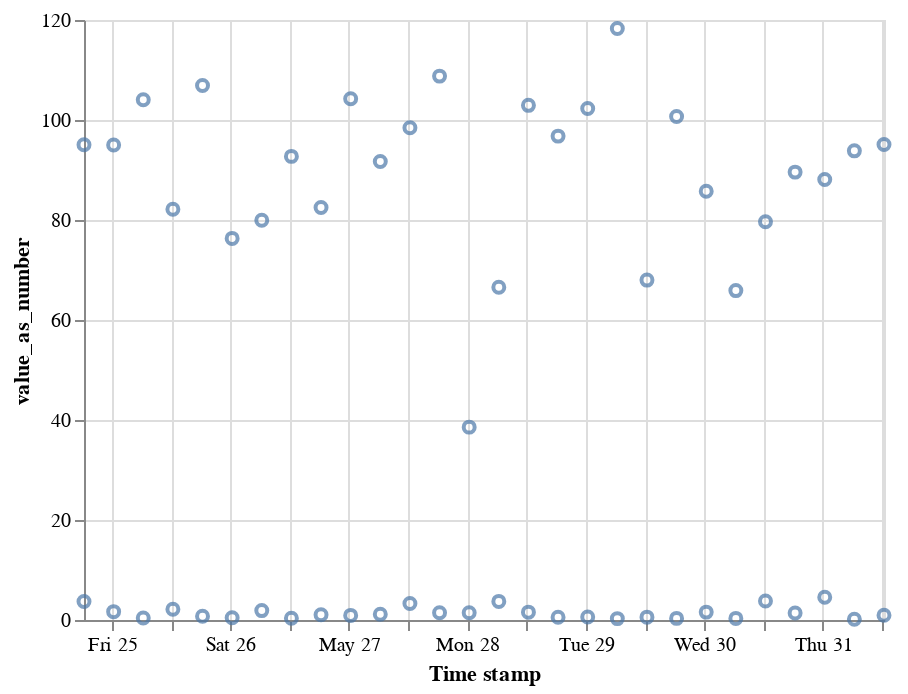

The notebook cell saved with this chart:
### Code cell
alt.Chart(df).mark_point().encode(
    alt.X('measurement_datetime', axis=alt.Axis(title='Time stamp')),
    y='value_as_number'
)

### Figure 1 — Vega-Lite specification as saved in the notebook (floating-point values rounded to 4 significant figures)
{"$schema": "https://vega.github.io/schema/vega-lite/v2.6.0.json", "config": {"view": {"height": 300, "width": 400}}, "data": {"name": "data-72972f12cb3c307de6773dca60cab207"}, "datasets": {"data-72972f12cb3c307de6773dca60cab207": [{"measurement_datetime": "2018-05-24T18:21:16.796274", "value_as_number": 3.683}, {"measurement_datetime": "2018-05-25T00:21:16.796274", "value_as_number": 1.669}, {"measurement_datetime": "2018-05-25T06:21:16.796274", "value_as_number": 0.4023}, {"measurement_datetime": "2018-05-25T12:21:16.796274", "value_as_number": 2.162}, {"measurement_datetime": "2018-05-25T18:21:16.796274", "value_as_number": 0.759}, {"measurement_datetime": "2018-05-26T00:21:16.796274", "value_as_number": 0.4626}, {"measurement_datetime": "2018-05-26T06:21:16.796274", "value_as_number": 1.882}, {"measurement_datetime": "2018-05-26T12:21:16.796274", "value_as_number": 0.3528}, {"measurement_datetime": "2018-05-26T18:21:16.796274", "value_as_number": 1.04}, {"measurement_datetime": "2018-05-27T00:21:16.796274", "value_as_number": 0.9185}, {"measurement_datetime": "2018-05-27T06:21:16.796274", "value_as_number": 1.153}, {"measurement_datetime": "2018-05-27T12:21:16.796274", "value_as_number": 3.307}, {"measurement_datetime": "2018-05-27T18:21:16.796274", "value_as_number": 1.459}, {"measurement_datetime": "2018-05-28T00:21:16.796274", "value_as_number": 1.434}, {"measurement_datetime": "2018-05-28T06:21:16.796274", "value_as_number": 3.718}, {"measurement_datetime": "2018-05-28T12:21:16.796274", "value_as_number": 1.569}, {"measurement_datetime": "2018-05-28T18:21:16.796274", "value_as_number": 0.554}, {"measurement_datetime": "2018-05-29T00:21:16.796274", "value_as_number": 0.6086}, {"measurement_datetime": "2018-05-29T06:21:16.796274", "value_as_number": 0.2754}, {"measurement_datetime": "2018-05-29T12:21:16.796274", "value_as_number": 0.5677}, {"measurement_datetime": "2018-05-29T18:21:16.796274", "value_as_number": 0.3218}, {"measurement_datetime": "2018-05-30T00:21:16.796274", "value_as_number": 1.577}, {"measurement_datetime": "2018-05-30T06:21:16.796274", "value_as_number": 0.3191}, {"measurement_datetime": "2018-05-30T12:21:16.796274", "value_as_number": 3.79}, {"measurement_datetime": "2018-05-30T18:21:16.796274", "value_as_number": 1.394}, {"measurement_datetime": "2018-05-31T00:21:16.796274", "value_as_number": 4.566}, {"measurement_datetime": "2018-05-31T06:21:16.796274", "value_as_number": 0.1497}, {"measurement_datetime": "2018-05-31T12:21:16.796274", "value_as_number": 0.9651}, {"measurement_datetime": "2018-05-24T18:21:16.796274", "value_as_number": 95.06}, {"measurement_datetime": "2018-05-25T00:21:16.796274", "value_as_number": 95.0}, {"measurement_datetime": "2018-05-25T06:21:16.796274", "value_as_number": 104.0}, {"measurement_datetime": "2018-05-25T12:21:16.796274", "value_as_number": 82.15}, {"measurement_datetime": "2018-05-25T18:21:16.796274", "value_as_number": 106.9}, {"measurement_datetime": "2018-05-26T00:21:16.796274", "value_as_number": 76.32}, {"measurement_datetime": "2018-05-26T06:21:16.796274", "value_as_number": 79.94}, {"measurement_datetime": "2018-05-26T12:21:16.796274", "value_as_number": 92.72}, {"measurement_datetime": "2018-05-26T18:21:16.796274", "value_as_number": 82.48}, {"measurement_datetime": "2018-05-27T00:21:16.796274", "value_as_number": 104.2}, {"measurement_datetime": "2018-05-27T06:21:16.796274", "value_as_number": 91.68}, {"measurement_datetime": "2018-05-27T12:21:16.796274", "value_as_number": 98.46}, {"measurement_datetime": "2018-05-27T18:21:16.796274", "value_as_number": 108.8}, {"measurement_datetime": "2018-05-28T00:21:16.796274", "value_as_number": 38.57}, {"measurement_datetime": "2018-05-28T06:21:16.796274", "value_as_number": 66.54}, {"measurement_datetime": "2018-05-28T12:21:16.796274", "value_as_number": 102.9}, {"measurement_datetime": "2018-05-28T18:21:16.796274", "value_as_number": 96.78}, {"measurement_datetime": "2018-05-29T00:21:16.796274", "value_as_number": 102.3}, {"measurement_datetime": "2018-05-29T06:21:16.796274", "value_as_number": 118.3}, {"measurement_datetime": "2018-05-29T12:21:16.796274", "value_as_number": 67.98}, {"measurement_datetime": "2018-05-29T18:21:16.796274", "value_as_number": 100.7}, {"measurement_datetime": "2018-05-30T00:21:16.796274", "value_as_number": 85.77}, {"measurement_datetime": "2018-05-30T06:21:16.796274", "value_as_number": 65.88}, {"measurement_datetime": "2018-05-30T12:21:16.796274", "value_as_number": 79.64}, {"measurement_datetime": "2018-05-30T18:21:16.796274", "value_as_number": 89.58}, {"measurement_datetime": "2018-05-31T00:21:16.796274", "value_as_number": 88.1}, {"measurement_datetime": "2018-05-31T06:21:16.796274", "value_as_number": 93.83}, {"measurement_datetime": "2018-05-31T12:21:16.796274", "value_as_number": 95.09}]}, "encoding": {"x": {"axis": {"title": "Time stamp"}, "field": "measurement_datetime", "type": "temporal"}, "y": {"field": "value_as_number", "type": "quantitative"}}, "mark": "point"}
